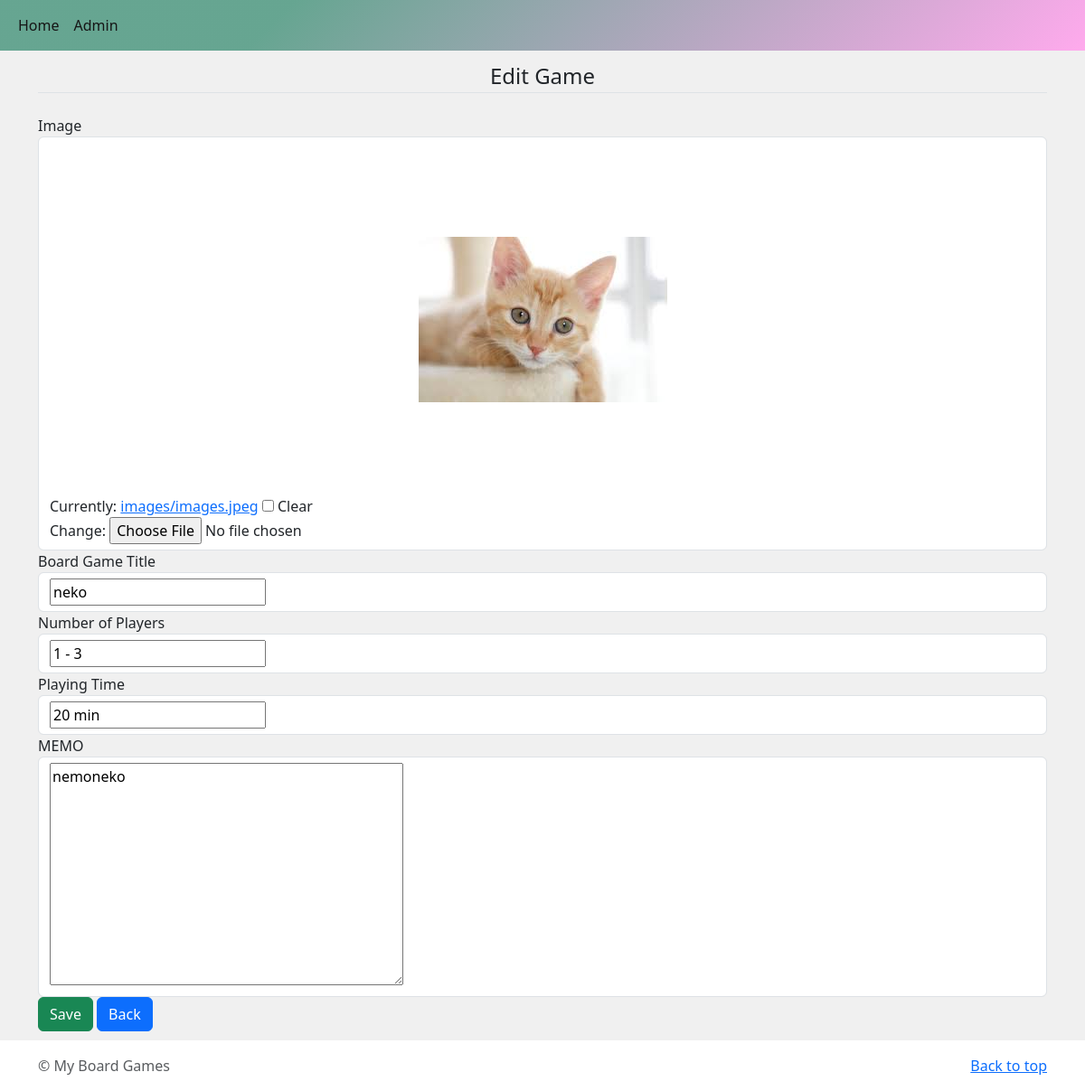
Page /edit_game/14 on the committed database.
### cms/models.py (models this page shows, shortened)
class Game(models.Model):
    image = models.ImageField(upload_to='images', null=True, blank=True)
    title = models.CharField(max_length=150)
    player = models.CharField(max_length=50)
    time = models.CharField(max_length=50)
    memo = models.TextField(blank=True)
    created_datetime = models.DateTimeField(auto_now_add=True)
    updated_datetime = models.DateTimeField(auto_now=True)

### cms/views.py (the view)
# urls.py: path('edit_game/<int:game_id>', views.edit_game, name='edit_game'),
def edit_game(request, game_id):
    game = get_object_or_404(Game, id=game_id)
    if request.method == "POST":
        form = GameForm(request.POST, request.FILES, instance=game)
        if form.is_valid():
            upload_image = form.save()
            return redirect('cms:index')
    else:
        form = GameForm(instance=game)
    return render(request, 'cms/edit_game.html', {'form': form, 'game':game })

### cms/forms.py
class GameForm(ModelForm):
    class Meta:
        model = Game
        fields = ['image', 'title', 'player', 'time', 'memo']

### cms/templates/cms/edit_game.html
{% extends 'cms/base.html' %}
{% block content %}
<div class="container">
    <div class="row">
        <form action="{% url 'cms:edit_game' game.id %}" method="POST" enctype="multipart/form-data">{% csrf_token %}
            <legend class="border-bottom mb-4 text-center">Edit Game</legend>
            <fieldset class="form-group">
                <label for="">Image</label>
                <div class="form-control my-form-control">
                    {% if game.image %}
                    <img class='boardgame-detail-image' src=" {{ game.image.url }}">
                    {% endif %}
                    {{ form.image }}
                </div>
                <label for="">Board Game Title</label>
                <div class="form-control my-form-control">{{ form.title }}</div>
                <label for="">Number of Players</label>
                <div class="form-control my-form-control">{{ form.player }}</div>
                <label for="">Playing Time</label>
                <div class="form-control my-form-control">{{ form.time }}</div>
                <label for="">MEMO</label>
                <div class="form-control my-form-control">{{ form.memo }}</div>
                <button type="submit" class="btn btn-success">Save</button>
                <a href="{% url 'cms:detail' game.id %}" class="btn btn-primary">Back</a>
            </fieldset>
        </form>
    </div>
</div>
{% endblock %}

### cms/static/cms/css/style.css (style rules this page uses)
body { background-color: #e2e1d9; overflow: auto; display: flex; min-height: 100vh; flex-direction: column; }
.boardgame-detail-image { display: block; margin: 20px auto; height: 350px; width: 350px; object-fit: scale-down; }

### rows in the picture
Game: image (picture), title "neko", player "1 - 3", time "20 min", memo "nemoneko"
